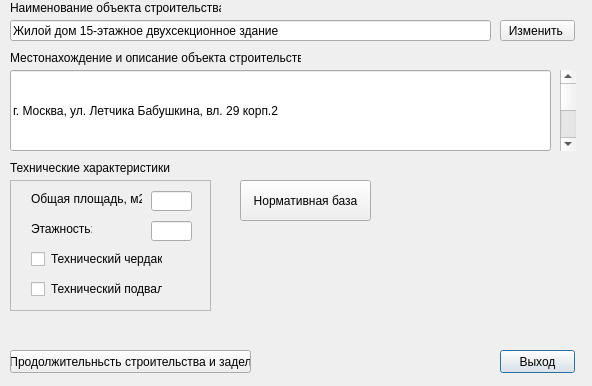
<?xml version="1.0" encoding="UTF-8"?>
<ui version="4.0">
 <class>Dialog</class>
 <widget class="QDialog" name="Dialog">
  <property name="geometry">
   <rect>
    <x>0</x>
    <y>0</y>
    <width>592</width>
    <height>386</height>
   </rect>
  </property>
  <property name="windowTitle">
   <string>Объект</string>
  </property>
  <widget class="QLabel" name="label">
   <property name="geometry">
    <rect>
     <x>10</x>
     <y>0</y>
     <width>211</width>
     <height>16</height>
    </rect>
   </property>
   <property name="text">
    <string>Наименование объекта строительства </string>
   </property>
  </widget>
  <widget class="QLineEdit" name="lineEdit">
   <property name="geometry">
    <rect>
     <x>10</x>
     <y>20</y>
     <width>481</width>
     <height>21</height>
    </rect>
   </property>
   <property name="text">
    <string>Жилой дом 15-этажное двухсекционное здание </string>
   </property>
  </widget>
  <widget class="QLabel" name="label_3">
   <property name="geometry">
    <rect>
     <x>10</x>
     <y>50</y>
     <width>291</width>
     <height>16</height>
    </rect>
   </property>
   <property name="text">
    <string>Местонахождение и описание объекта строительства </string>
   </property>
  </widget>
  <widget class="QLineEdit" name="lineEdit_3">
   <property name="geometry">
    <rect>
     <x>10</x>
     <y>70</y>
     <width>541</width>
     <height>81</height>
    </rect>
   </property>
   <property name="text">
    <string>г. Москва, ул. Летчика Бабушкина, вл. 29 корп.2</string>
   </property>
  </widget>
  <widget class="QLabel" name="label_4">
   <property name="geometry">
    <rect>
     <x>10</x>
     <y>160</y>
     <width>161</width>
     <height>16</height>
    </rect>
   </property>
   <property name="text">
    <string>Технические характеристики:</string>
   </property>
  </widget>
  <widget class="QPushButton" name="pushButton_3">
   <property name="geometry">
    <rect>
     <x>500</x>
     <y>350</y>
     <width>75</width>
     <height>23</height>
    </rect>
   </property>
   <property name="text">
    <string>Выход</string>
   </property>
  </widget>
  <widget class="QScrollBar" name="verticalScrollBar">
   <property name="geometry">
    <rect>
     <x>560</x>
     <y>70</y>
     <width>16</width>
     <height>81</height>
    </rect>
   </property>
   <property name="orientation">
    <enum>Qt::Vertical</enum>
   </property>
  </widget>
  <widget class="QPushButton" name="pushButton_5">
   <property name="geometry">
    <rect>
     <x>500</x>
     <y>20</y>
     <width>75</width>
     <height>21</height>
    </rect>
   </property>
   <property name="text">
    <string>Изменить </string>
   </property>
  </widget>
  <widget class="QPushButton" name="pushButton">
   <property name="geometry">
    <rect>
     <x>10</x>
     <y>350</y>
     <width>241</width>
     <height>23</height>
    </rect>
   </property>
   <property name="text">
    <string>Продолжительньсть строительства и задел</string>
   </property>
  </widget>
  <widget class="QPushButton" name="pushButton_4">
   <property name="geometry">
    <rect>
     <x>240</x>
     <y>180</y>
     <width>131</width>
     <height>41</height>
    </rect>
   </property>
   <property name="text">
    <string>Нормативная база</string>
   </property>
  </widget>
  <widget class="QScrollArea" name="scrollArea">
   <property name="geometry">
    <rect>
     <x>10</x>
     <y>180</y>
     <width>201</width>
     <height>131</height>
    </rect>
   </property>
   <property name="widgetResizable">
    <bool>true</bool>
   </property>
   <widget class="QWidget" name="scrollAreaWidgetContents">
    <property name="geometry">
     <rect>
      <x>0</x>
      <y>0</y>
      <width>199</width>
      <height>129</height>
     </rect>
    </property>
    <widget class="QCheckBox" name="checkBox">
     <property name="geometry">
      <rect>
       <x>20</x>
       <y>70</y>
       <width>21</width>
       <height>17</height>
      </rect>
     </property>
     <property name="text">
      <string/>
     </property>
    </widget>
    <widget class="QCheckBox" name="checkBox_2">
     <property name="geometry">
      <rect>
       <x>20</x>
       <y>100</y>
       <width>21</width>
       <height>17</height>
      </rect>
     </property>
     <property name="text">
      <string/>
     </property>
    </widget>
    <widget class="QLabel" name="label_7">
     <property name="geometry">
      <rect>
       <x>40</x>
       <y>100</y>
       <width>111</width>
       <height>16</height>
      </rect>
     </property>
     <property name="text">
      <string>Технический подвал</string>
     </property>
    </widget>
    <widget class="QLineEdit" name="lineEdit_2">
     <property name="geometry">
      <rect>
       <x>140</x>
       <y>10</y>
       <width>41</width>
       <height>20</height>
      </rect>
     </property>
    </widget>
    <widget class="QLabel" name="label_5">
     <property name="geometry">
      <rect>
       <x>20</x>
       <y>40</y>
       <width>61</width>
       <height>16</height>
      </rect>
     </property>
     <property name="text">
      <string>Этажность: </string>
     </property>
    </widget>
    <widget class="QLineEdit" name="lineEdit_4">
     <property name="geometry">
      <rect>
       <x>140</x>
       <y>40</y>
       <width>41</width>
       <height>20</height>
      </rect>
     </property>
    </widget>
    <widget class="QLabel" name="label_6">
     <property name="geometry">
      <rect>
       <x>40</x>
       <y>70</y>
       <width>111</width>
       <height>16</height>
      </rect>
     </property>
     <property name="text">
      <string>Технический чердак </string>
     </property>
    </widget>
    <widget class="QLabel" name="label_2">
     <property name="geometry">
      <rect>
       <x>20</x>
       <y>10</y>
       <width>111</width>
       <height>16</height>
      </rect>
     </property>
     <property name="text">
      <string>Общая площадь, м2: </string>
     </property>
    </widget>
   </widget>
  </widget>
 </widget>
 <resources/>
 <connections/>
</ui>
